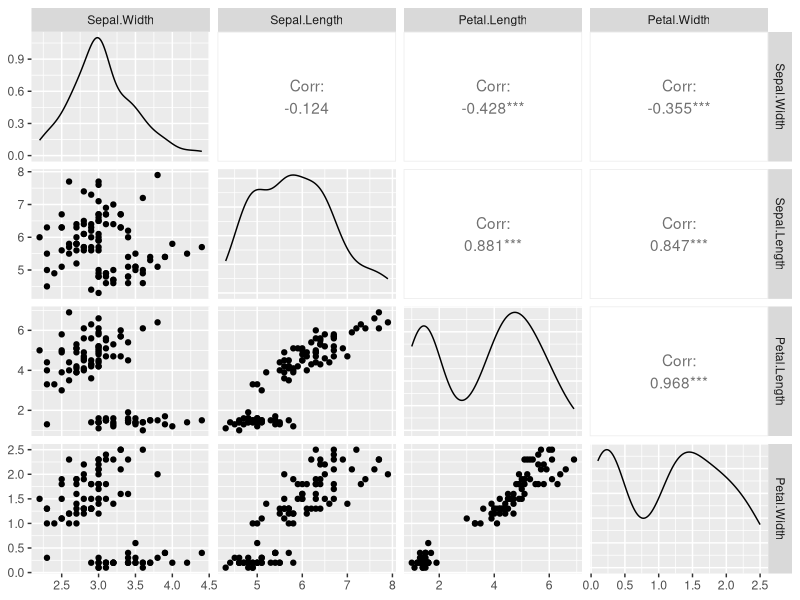
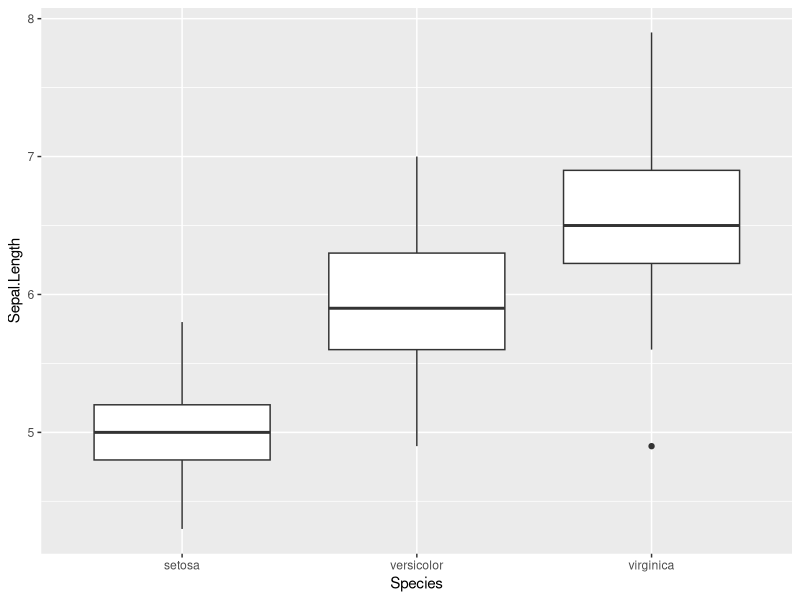
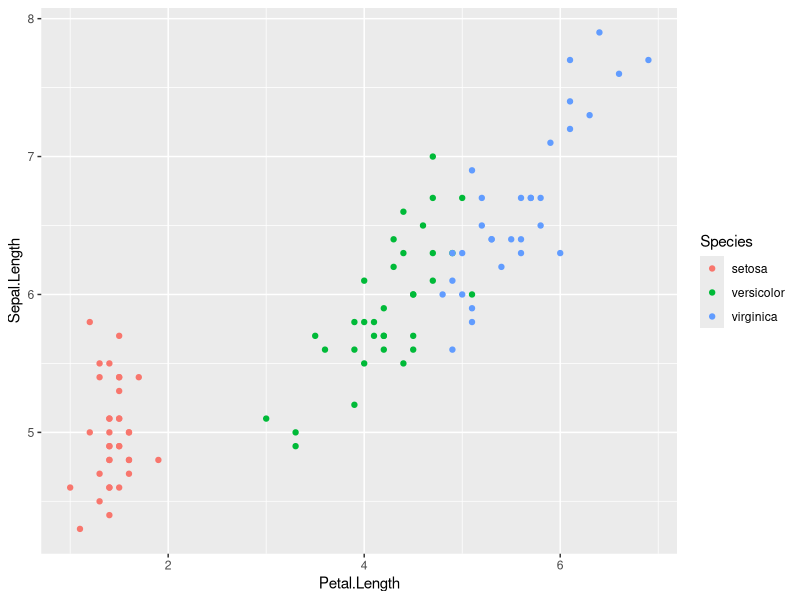
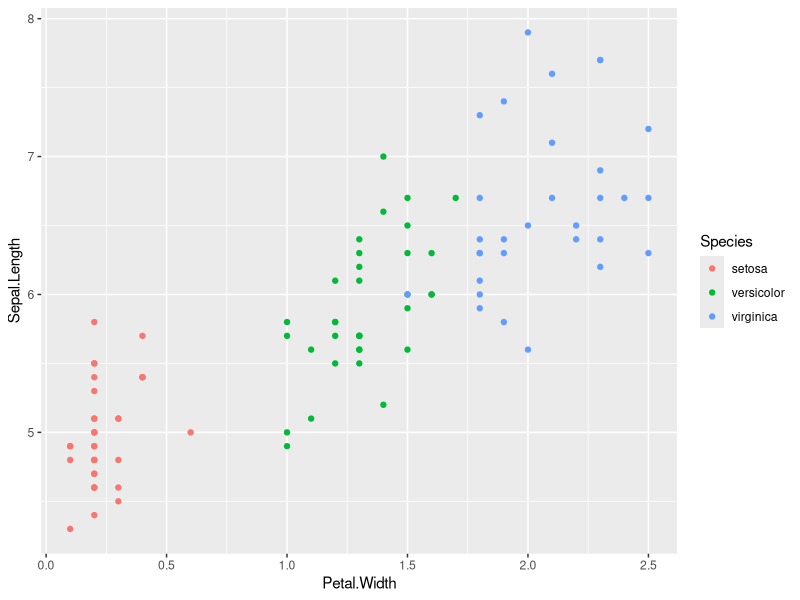
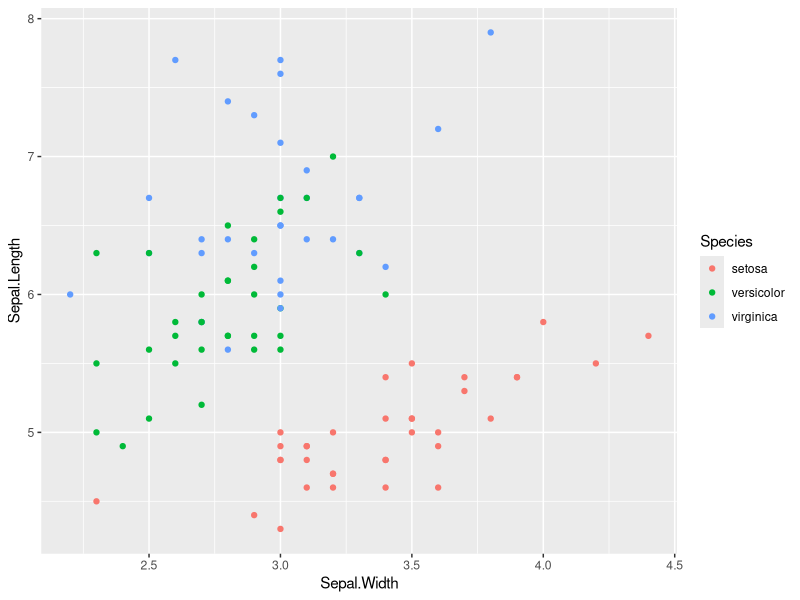
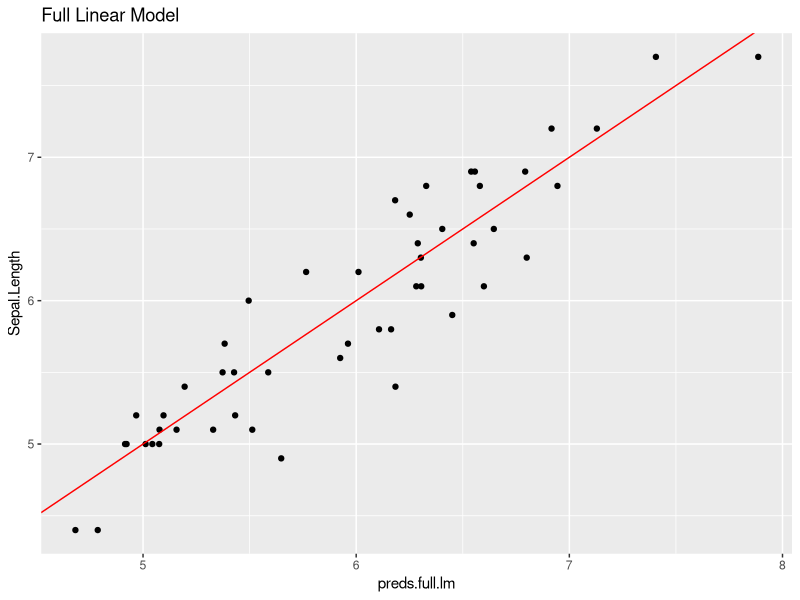
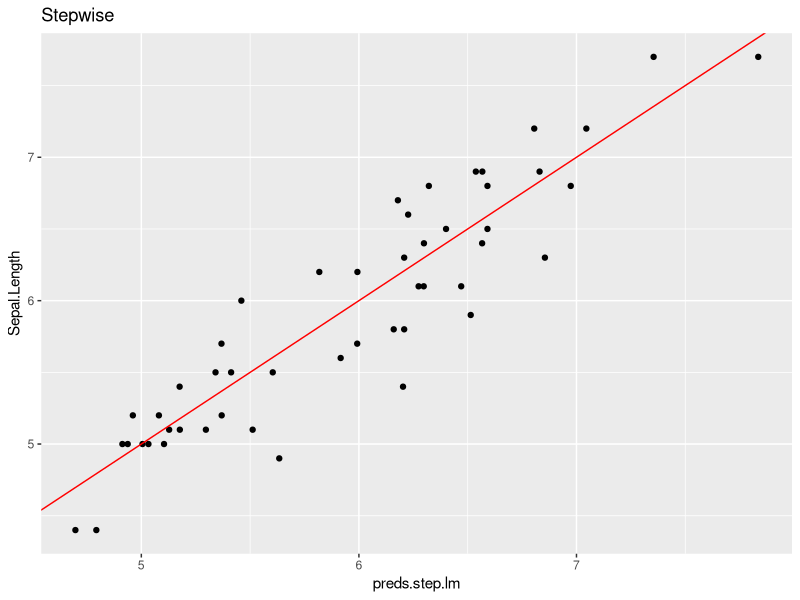
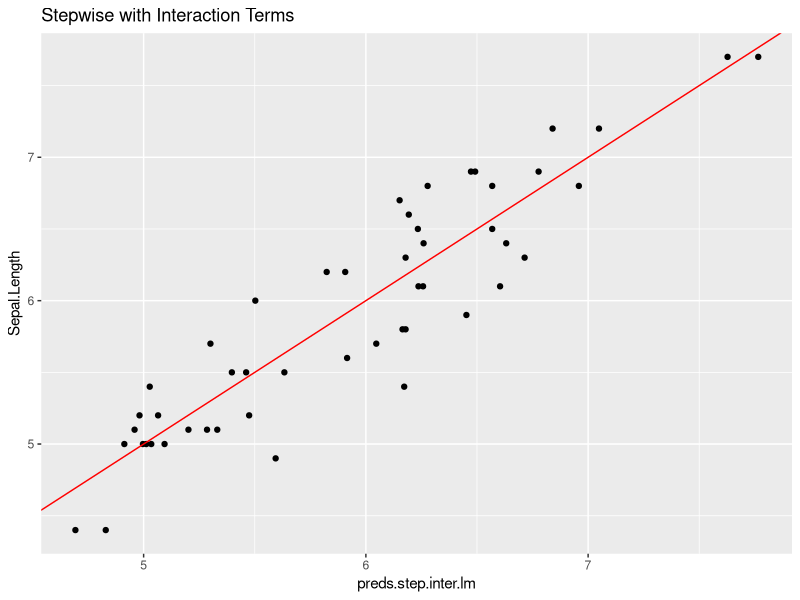

The R script that drew these images, in order:
library(stats) # for step() function

# the 'iris' dataset is included with base R
head(iris)
dim(iris)

# good visual images of the variables:
# https://www.math.umd.edu/~petersd/666/html/iris_pca.html
# https://www.snaplogic.com/machine-learning-showcase/iris-flower-classification

# training / test split (no validation set this time)
set.seed(12345)
train.proportion <- 0.67
test.proportion <- 0.33

train.index <- sample(1:nrow(iris), nrow(iris)*train.proportion)
train.data <- iris[train.index,]
test.data <- iris[-train.index,]
dim(train.data)
dim(test.data)

### data exploration ###

# look at the full set of relationships between variables
# install.packages("GGally")
library(GGally)
ggpairs(subset(train.data,select=c(Sepal.Width, Sepal.Length, Petal.Length, Petal.Width)))

# boxplot of Sepal Length vs Species
ggplot(data=iris) +
  geom_boxplot(mapping = aes(x=Species, y=Sepal.Length))

# plot of Sepal Length vs Petal Length for different species
ggplot(data=train.data) + 
  geom_point(mapping = aes(x=Petal.Length, y=Sepal.Length, col=Species))

# plot of Sepal Length vs Petal Width for different species
ggplot(data=train.data) + 
  geom_point(mapping = aes(x=Petal.Width, y=Sepal.Length, col=Species))

# plot of Sepal Length vs Sepal Width for different species
ggplot(data=train.data) + 
  geom_point(mapping = aes(x=Sepal.Width, y=Sepal.Length, col=Species))

# note: there appear to be different relationships between these variables 
# for different species


### Train some models ###

# train a linear model for Petal Length against each predictor individually

# Petal Length as predictor
petal.length.lm <- lm(data = train.data, Sepal.Length ~ Petal.Length)
summary(petal.length.lm)

# Petal Width as predictor
petal.width.lm <- lm(data = train.data, Sepal.Length ~ Petal.Width)
summary(petal.width.lm)

# Sepal Width as predictor
sepal.width.lm <- lm(data = train.data, Sepal.Length ~ Sepal.Width)
summary(sepal.width.lm)
# what does the coefficient mean?

# Species 
species.lm <- lm(data = train.data, Sepal.Length ~ Species)
summary(species.lm)

  # aside: what does a linear model with only categorical predictors actually do?
  species.lm.preds <- predict(species.lm, newdata = train.data)
  table(species.lm.preds)
  
  library(tidyverse)
  train.data %>%
    group_by(Species) %>%
    summarise(avg_length=mean(Sepal.Length))

# Throw everything in together
full.lm <- lm(data=train.data, Sepal.Length ~ .)
summary(full.lm)

# backward stepwise regression
step.lm.backward <- step(full.lm, direction = "backward")
summary(step.lm.backward)

# what gets dropped?
# is this what you would expect?

# forward stepwise regression
dummy.lm <- lm(data=train.data, Sepal.Length ~ 1)
step.lm.forward <- step(dummy.lm, direction = "forward",
                        scope=list(lower=dummy.lm, upper=full.lm))
summary(step.lm.forward)

# any difference?


### Feature Engineering ###

# add an interaction term
inter.lm <- lm(data=train.data, Sepal.Length ~ . + Sepal.Width*Species + 
                 Petal.Length*Species + Petal.Width*Species)
summary(inter.lm)

# run stepwise regression again
step.lm.backward.inter <- step(inter.lm, direction="backward")
summary(step.lm.backward.inter)

# what looks like the best model?


### Model Testing ###

# test each model
test.data$preds.full.lm <- predict(full.lm, newdata=test.data)
test.data$preds.step.lm <- predict(step.lm.backward, newdata=test.data)
test.data$preds.step.inter.lm <- predict(step.lm.backward.inter, newdata = test.data)
test.data$preds.petal.length.lm <- predict(petal.length.lm, newdata = test.data)

# R-squared for the test results
cor(test.data$preds.full.lm, test.data$Sepal.Length)^2
cor(test.data$preds.step.lm, test.data$Sepal.Length)^2
cor(test.data$preds.step.inter.lm, test.data$Sepal.Length)^2
cor(test.data$preds.petal.length.lm, test.data$Sepal.Length)^2


# plot actual values vs. predictions for each model

ggplot(data=test.data) + 
  geom_point(mapping = aes(x=preds.full.lm, y=Sepal.Length)) + 
  geom_abline(intercept = 0, slope = 1, color = "red") + 
  ggtitle("Full Linear Model")

ggplot(data=test.data) + 
  geom_point(mapping = aes(x=preds.step.lm, y=Sepal.Length)) + 
  geom_abline(intercept = 0, slope = 1, color = "red") + 
  ggtitle("Stepwise")

ggplot(data=test.data) + 
  geom_point(mapping = aes(x=preds.step.inter.lm, y=Sepal.Length)) + 
  geom_abline(intercept = 0, slope = 1, color = "red") + 
  ggtitle("Stepwise with Interaction Terms")

ggplot(data=test.data) + 
  geom_point(mapping = aes(x=preds.petal.length.lm, y=Sepal.Length)) + 
  geom_abline(intercept = 0, slope = 1, color = "red") + 
  ggtitle("Petal Length Only")


